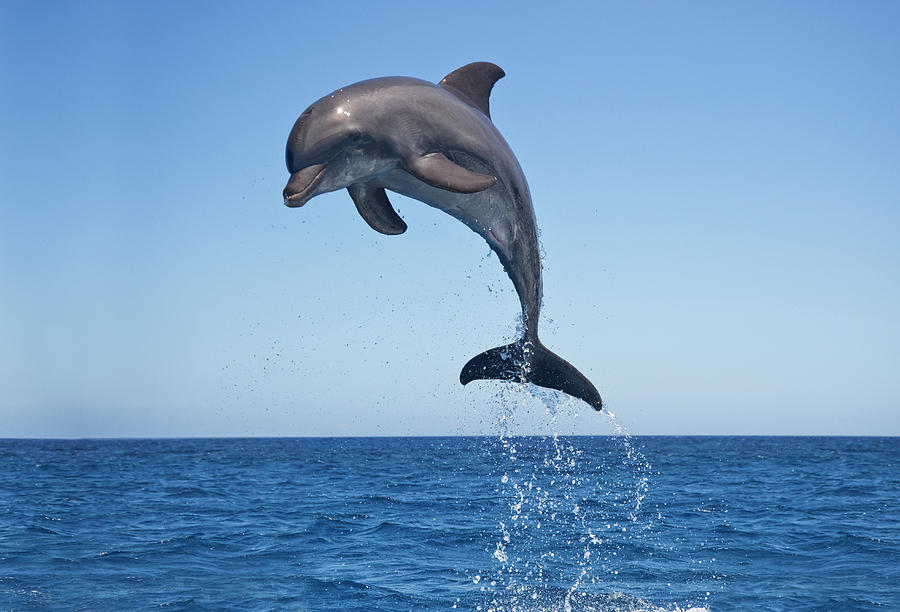
//> input picture Actividad6/Entrega Refactor/dolphin.jpg, 900 x 612 px
$ ./Actividad6 dolphin.jpg   (built with g++ and OpenCV 4)
//> lines starting //> are read from the running program, lines starting //| are printed output that depends on the picture
### Actividad6/Entrega Refactor/Callbacks.hpp
#ifndef CALLBACKS_H
#define CALLBACKS_H
#include <opencv2/opencv.hpp>
#include "Cartoonify.hpp"
struct Userdata
{
    cv::Mat src, resultLaplacian, resultSobel, resultCanny, resultLoG, resultLoG2;
    Cartoonify cartoonify;
};

void kSizeLaplacianCallback(int value, void* userdata);
void scaleLaplacianCallback(int value, void* userdata);
void deltaLaplacianCallback(int value, void* userdata);

void kSizeSobelCallback(int value, void* userdata);
void scaleSobelCallback(int value, void* userdata);
void deltaSobelCallback(int value, void* userdata);

void kSizeCannyCallback(int value, void* userdata);
void minThreshCannyCallback(int value, void* userdata);
void ratioCannyCallback(int value, void* userdata);

void kSizeGaussLoGCallback(int value, void* userdata);
void deltaGaussLoGCallback(int value, void* userdata);
void kSizeLaplaceLoGCallback(int value, void* userdata);
void scaleLaplaceLoGCallback(int value, void* userdata);
void zeroCrossThreshLoGCallback(int value, void* userdata);
#endif

### Actividad6/Entrega Refactor/Cartoonify.hpp
#ifndef CARTOONIFY_H
#define CARTOONIFY_H
#include <opencv2/opencv.hpp>

class Cartoonify
{
public:
    enum EdgeMode
    {
        LAPLACIAN,
        SOBEL,
        CANNY,
        LOG1,
        LOG2
    };

    struct LaplacianParameters
    {
        int kSize;
        int scale;
        int delta;
    } laplacianParameters;

    struct SobelParameters
    {
        int kSize;
        int scale;
        int delta;
    } sobelParameters;

    struct CannyParameters
    {
        double minThresh;
        int ratio;
        int kSize;
    } cannyParameters;

    struct LoGParameters
    {
        int kSizeGauss;
        int deltaGauss;
        int kSizeLaplace;
        int scaleLaplace;
        float zeroCrossThreshold;
    } loGParameters;

    int kSizeMedian;
    int quantScale;

    Cartoonify();
    cv::Mat getCartoon(cv::Mat &src, EdgeMode edgemode);

private:

    cv::Mat edgesLaplace(cv::Mat &src, int ddepth, int kSize, int scale, int delta);
    cv::Mat edgesSobel(cv::Mat &src, int ddepth, int ksize, int scale, int delta);
    cv::Mat edgesCanny(cv::Mat &src, double t1, int ratio, int kSize);
    cv::Mat edgesLoG(cv::Mat src, int zeroCrossMode, int gaussKSize, int gaussDelta, int laplaceKSize, int laplaceScaleSize, float zeroCrossThreshold);
};

#endif

### Actividad6/Entrega Refactor/Callbacks.cpp
#include "Callbacks.hpp"
void kSizeLaplacianCallback(int value, void *userdata)
{
    if ((value % 2) == 1)
    {
        ((Userdata *)userdata)->cartoonify.laplacianParameters.kSize = value;
        ((Userdata *)userdata)->resultLaplacian = ((Userdata *)userdata)->cartoonify.getCartoon(((Userdata *)userdata)->src, Cartoonify::LAPLACIAN);
        cv::imshow("resultLaplacian", ((Userdata *)userdata)->resultLaplacian);
    }
}

void scaleLaplacianCallback(int value, void *userdata)
{

    ((Userdata *)userdata)->cartoonify.laplacianParameters.scale = value;
    ((Userdata *)userdata)->resultLaplacian = ((Userdata *)userdata)->cartoonify.getCartoon(((Userdata *)userdata)->src, Cartoonify::LAPLACIAN);
    cv::imshow("resultLaplacian", ((Userdata *)userdata)->resultLaplacian);
}
void deltaLaplacianCallback(int value, void *userdata)
{

    ((Userdata *)userdata)->cartoonify.laplacianParameters.delta = value;
    ((Userdata *)userdata)->resultLaplacian = ((Userdata *)userdata)->cartoonify.getCartoon(((Userdata *)userdata)->src, Cartoonify::LAPLACIAN);
    cv::imshow("resultLaplacian", ((Userdata *)userdata)->resultLaplacian);
}
void kSizeSobelCallback(int value, void *userdata)
{
    if ((value % 2) == 1)
    {
        ((Userdata *)userdata)->cartoonify.sobelParameters.kSize = value;
        ((Userdata *)userdata)->resultSobel = ((Userdata *)userdata)->cartoonify.getCartoon(((Userdata *)userdata)->src, Cartoonify::SOBEL);
        cv::imshow("resultSobel", ((Userdata *)userdata)->resultSobel);
    }
}
void scaleSobelCallback(int value, void *userdata)
{
    ((Userdata *)userdata)->cartoonify.sobelParameters.scale = value;
    ((Userdata *)userdata)->resultSobel = ((Userdata *)userdata)->cartoonify.getCartoon(((Userdata *)userdata)->src, Cartoonify::SOBEL);
    cv::imshow("resultSobel", ((Userdata *)userdata)->resultSobel);
}
void deltaSobelCallback(int value, void *userdata)
{
    ((Userdata *)userdata)->cartoonify.sobelParameters.delta = value;
    ((Userdata *)userdata)->resultSobel = ((Userdata *)userdata)->cartoonify.getCartoon(((Userdata *)userdata)->src, Cartoonify::SOBEL);
    cv::imshow("resultSobel", ((Userdata *)userdata)->resultSobel);
}

void kSizeCannyCallback(int value, void *userdata)
{
    if (value >= 3 && value <= 7 && (value % 2) == 1)
    {
        ((Userdata *)userdata)->cartoonify.cannyParameters.kSize = value;
        ((Userdata *)userdata)->resultCanny = ((Userdata *)userdata)->cartoonify.getCartoon(((Userdata *)userdata)->src, Cartoonify::CANNY);
        cv::imshow("resultCanny", ((Userdata *)userdata)->resultCanny);
    }
}
void minThreshCannyCallback(int value, void *userdata)
{
    ((Userdata *)userdata)->cartoonify.cannyParameters.minThresh = value;
    ((Userdata *)userdata)->resultCanny = ((Userdata *)userdata)->cartoonify.getCartoon(((Userdata *)userdata)->src, Cartoonify::CANNY);
    cv::imshow("resultCanny", ((Userdata *)userdata)->resultCanny);
}
void ratioCannyCallback(int value, void *userdata)
{
    ((Userdata *)userdata)->cartoonify.cannyParameters.ratio = value;
    ((Userdata *)userdata)->resultCanny = ((Userdata *)userdata)->cartoonify.getCartoon(((Userdata *)userdata)->src, Cartoonify::CANNY);
    cv::imshow("resultCanny", ((Userdata *)userdata)->resultCanny);
}

void kSizeGaussLoGCallback(int value, void* userdata)
{
    if ((value % 2) == 1)
    {
        ((Userdata *)userdata)->cartoonify.loGParameters.kSizeGauss = value;
        ((Userdata *)userdata)->resultLoG = ((Userdata *)userdata)->cartoonify.getCartoon(((Userdata *)userdata)->src, Cartoonify::LOG1);
        ((Userdata *)userdata)->resultLoG2 = ((Userdata *)userdata)->cartoonify.getCartoon(((Userdata *)userdata)->src, Cartoonify::LOG2);
        cv::imshow("resultLoG", ((Userdata *)userdata)->resultLoG);
        cv::imshow("resultLoG2", ((Userdata *)userdata)->resultLoG2);
    }
}
void deltaGaussLoGCallback(int value, void* userdata)
{
        ((Userdata *)userdata)->cartoonify.loGParameters.deltaGauss = value;
        ((Userdata *)userdata)->resultLoG = ((Userdata *)userdata)->cartoonify.getCartoon(((Userdata *)userdata)->src, Cartoonify::LOG1);
        ((Userdata *)userdata)->resultLoG2 = ((Userdata *)userdata)->cartoonify.getCartoon(((Userdata *)userdata)->src, Cartoonify::LOG2);
        cv::imshow("resultLoG", ((Userdata *)userdata)->resultLoG);
        cv::imshow("resultLoG2", ((Userdata *)userdata)->resultLoG2);
}
void kSizeLaplaceLoGCallback(int value, void* userdata)
{
    if ((value % 2) == 1)
    {
        ((Userdata *)userdata)->cartoonify.loGParameters.kSizeLaplace = value;
        ((Userdata *)userdata)->resultLoG = ((Userdata *)userdata)->cartoonify.getCartoon(((Userdata *)userdata)->src, Cartoonify::LOG1);
        ((Userdata *)userdata)->resultLoG2 = ((Userdata *)userdata)->cartoonify.getCartoon(((Userdata *)userdata)->src, Cartoonify::LOG2);
        cv::imshow("resultLoG", ((Userdata *)userdata)->resultLoG);
        cv::imshow("resultLoG2", ((Userdata *)userdata)->resultLoG2);
    }
}
void scaleLaplaceLoGCallback(int value, void* userdata)
{
        ((Userdata *)userdata)->cartoonify.loGParameters.scaleLaplace = value;
        ((Userdata *)userdata)->resultLoG = ((Userdata *)userdata)->cartoonify.getCartoon(((Userdata *)userdata)->src, Cartoonify::LOG1);
        ((Userdata *)userdata)->resultLoG2 = ((Userdata *)userdata)->cartoonify.getCartoon(((Userdata *)userdata)->src, Cartoonify::LOG2);
        cv::imshow("resultLoG", ((Userdata *)userdata)->resultLoG);
        cv::imshow("resultLoG2", ((Userdata *)userdata)->resultLoG2);
}
void zeroCrossThreshLoGCallback(int value, void* userdata)
{
        ((Userdata *)userdata)->cartoonify.loGParameters.zeroCrossThreshold = value/100.0f;
        ((Userdata *)userdata)->resultLoG = ((Userdata *)userdata)->cartoonify.getCartoon(((Userdata *)userdata)->src, Cartoonify::LOG1);
        ((Userdata *)userdata)->resultLoG2 = ((Userdata *)userdata)->cartoonify.getCartoon(((Userdata *)userdata)->src, Cartoonify::LOG2);
        cv::imshow("resultLoG", ((Userdata *)userdata)->resultLoG);
        cv::imshow("resultLoG2", ((Userdata *)userdata)->resultLoG2);
}

### Actividad6/Entrega Refactor/Cartoonify.cpp
#include "Cartoonify.hpp"
#include <iostream>
Cartoonify::Cartoonify()
{
    //parametros de los distintos modos
    kSizeMedian = 7;
    quantScale = 24;

    laplacianParameters.kSize = 3;
    laplacianParameters.scale = 5;
    laplacianParameters.delta = 0;
    sobelParameters.kSize = 3;
    sobelParameters.scale = 5;
    sobelParameters.delta = 0;
    cannyParameters.minThresh = 30.0f;
    cannyParameters.ratio = 3;
    cannyParameters.kSize = 3;
    loGParameters.kSizeGauss = 13;
    loGParameters.deltaGauss = 2;
    loGParameters.kSizeLaplace = 3;
    loGParameters.scaleLaplace = 1;
    loGParameters.zeroCrossThreshold = 0.01;
}

cv::Mat Cartoonify::getCartoon(cv::Mat &src, EdgeMode edgemode)
{
    cv::Mat result;
    cv::Mat afterMediantFilter;
    cv::medianBlur(src, afterMediantFilter, kSizeMedian);
    cv::Mat edges;
    if (edgemode == LAPLACIAN)
    {
        edges = edgesLaplace(afterMediantFilter, CV_16S, laplacianParameters.kSize, laplacianParameters.scale, laplacianParameters.delta);
    }
    if (edgemode == SOBEL)
    {
        edges = edgesSobel(afterMediantFilter, CV_16S, sobelParameters.kSize, sobelParameters.scale, sobelParameters.delta);
    }
    if (edgemode == CANNY)
    {
        edges = edgesCanny(afterMediantFilter, cannyParameters.minThresh, cannyParameters.ratio, cannyParameters.kSize);
    }
    if (edgemode == LOG1)
    {
        edges = edgesLoG(afterMediantFilter, 0, loGParameters.kSizeGauss, loGParameters.deltaGauss, loGParameters.kSizeLaplace, loGParameters.scaleLaplace, loGParameters.zeroCrossThreshold);
    }
    if (edgemode == LOG2)
    {
        edges = edgesLoG(afterMediantFilter, 1, loGParameters.kSizeGauss, loGParameters.deltaGauss, loGParameters.kSizeLaplace, loGParameters.scaleLaplace, loGParameters.zeroCrossThreshold);
    }

    //reducimos la cantidad de colores
    cv::Mat requant = afterMediantFilter.clone();
    for (int i = 0; i < requant.rows; i++)
    {
        for (int j = 0; j < requant.cols; j++)
        {
            requant.at<cv::Vec3b>(i, j)[0] = floor(requant.at<cv::Vec3b>(i, j)[0] / quantScale) * quantScale;
            requant.at<cv::Vec3b>(i, j)[1] = floor(requant.at<cv::Vec3b>(i, j)[1] / quantScale) * quantScale;
            requant.at<cv::Vec3b>(i, j)[2] = floor(requant.at<cv::Vec3b>(i, j)[2] / quantScale) * quantScale;
        }
    }

    //sumamos los bordes a la imagen recuantizada
    cv::bitwise_and(requant, requant, result, edges);

    return result;
}

cv::Mat Cartoonify::edgesLaplace(cv::Mat &src, int ddepth, int kSize, int scale, int delta)
{
    //detectamos bordes de la imagen en escala de grises usando Laplacian
    //convertimos la imagen a escala de gris
    cv::Mat grayscale;
    cv::cvtColor(src, grayscale, cv::COLOR_BGR2GRAY);
    //aplicamos el filtro laplaciano
    cv::Mat afterLaplace;
    cv::Laplacian(grayscale, afterLaplace, ddepth, kSize, scale, delta, cv::BORDER_DEFAULT);
    //volvemos a convertir la imagen a escala de gris
    cv::Mat absAfterLaplace;
    cv::convertScaleAbs(afterLaplace, absAfterLaplace);
    //invertimos la imagen para que los bordes sean negros
    cv::Mat edges_grayscale;
    cv::bitwise_not(absAfterLaplace, edges_grayscale);
    //aplicamos la funcion de umbral para que los bordes esten mejor definidos
    cv::Mat edges;
    cv::threshold(edges_grayscale, edges, 150, 255, cv::THRESH_BINARY);
    return edges;
}

cv::Mat Cartoonify::edgesSobel(cv::Mat &src, int ddepth, int ksize, int scale, int delta)
{
    // Convert the image to grayscale
    cv::Mat grayscale;
    cv::cvtColor(src, grayscale, cv::COLOR_BGR2GRAY);
    cv::Mat grad_x, grad_y;
    cv::Mat abs_grad_x, abs_grad_y;
    cv::Sobel(grayscale, grad_x, ddepth, 1, 0, ksize, scale, delta, cv::BORDER_DEFAULT);
    cv::Sobel(grayscale, grad_y, ddepth, 0, 1, ksize, scale, delta, cv::BORDER_DEFAULT);
    // converting back to CV_8U
    cv::convertScaleAbs(grad_x, abs_grad_x);
    cv::convertScaleAbs(grad_y, abs_grad_y);
    cv::Mat grad;
    cv::addWeighted(abs_grad_x, 0.5, abs_grad_y, 0.5, 0, grad);
    //invertimos la imagen para que los bordes sean negros
    cv::Mat edges;
    cv::bitwise_not(grad, edges);
    //aplicamos la funcion de umbral para que los bordes esten mejor definidos
    cv::threshold(edges, edges, 150, 255, cv::THRESH_BINARY);
    return edges;
}

cv::Mat Cartoonify::edgesCanny(cv::Mat &src, double t1, int ratio, int kSize)
{
    // Convert the image to grayscale
    cv::Mat grayscale;
    cv::cvtColor(src, grayscale, cv::COLOR_BGR2GRAY);
    cv::Mat edges;
    cv::Canny(grayscale, edges, t1, t1 * ratio, kSize);
    cv::bitwise_not(edges, edges);
    return edges;
}

// Pasamos el rango dinamico de la imagen a [0,1]
void ImageAdjust(cv::Mat &src, cv::Mat &dst)
{
    for (int i = 0; i < src.rows; i++)
    {
        for (int j = 0; j < src.cols; j++)
        {
            int g = src.at<uchar>(i, j);
            dst.at<float>(i, j) = g / 255.;
        }
    }
}

//encuentra los cruces por cero de una imagen.
//Si la suma de un cuadrante es positiva y la suma de otro cuadrante es negativa, la posicion es un cero
void zeroCross(cv::Mat &src, cv::Mat &result, double threshold)
{
    for (int y = 1; y < src.rows - 1; ++y)
    {
        for (int x = 1; x < src.cols; ++x)
        {
            float q1, q2, q3, q4;
            q1 = src.at<float>(y, x) + src.at<float>(y - 1, x) + src.at<float>(y - 1, x - 1) + src.at<float>(y, x - 1);
            q2 = src.at<float>(y, x) + src.at<float>(y, x - 1) + src.at<float>(y + 1, x - 1) + src.at<float>(y + 1, x);
            q3 = src.at<float>(y, x) + src.at<float>(y + 1, x) + src.at<float>(y + 1, x + 1) + src.at<float>(y, x + 1);
            q4 = src.at<float>(y, x) + src.at<float>(y, x + 1) + src.at<float>(y - 1, x + 1) + src.at<float>(y - 1, x);
            float max = std::max({q1, q2, q3, q4});
            float min = std::min({q1, q2, q3, q4});
            if (max > 0 && min < 0 && (std::abs(max - min) > threshold))
            {
                result.at<uchar>(y, x) = 255;
            }
        }
    }
}

//encuentra los cruces por cero de una imagen. Version 2
//Si al menos un vecino es positivo y un vecino es negativo, el pixel es un cero
void zeroCross2(cv::Mat &src, cv::Mat &result, double threshold)
{
    for (int y = 1; y < src.rows - 1; ++y)
    {
        for (int x = 1; x < src.cols; ++x)
        {
            float p1, p2, p3, p4, p5, p6, p7, p8;
            p1 = src.at<float>(y - 1, x - 1);
            p2 = src.at<float>(y - 1, x);
            p3 = src.at<float>(y - 1, x + 1);
            p4 = src.at<float>(y, x - 1);
            p5 = src.at<float>(y, x + 1);
            p6 = src.at<float>(y + 1, x - 1);
            p7 = src.at<float>(y + 1, x);
            p8 = src.at<float>(y + 1, x + 1);
            float max = std::max({p1, p2, p3, p4, p5, p6, p7, p8});
            float min = std::min({p1, p2, p3, p4, p5, p6, p7, p8});
            if (max > 0 && min < 0 && (std::abs(max - min) > threshold))
            {
                result.at<uchar>(y, x) = 255;
            }
        }
    }
}

cv::Mat Cartoonify::edgesLoG(cv::Mat src, int zeroCrossMode, int gaussKSize, int gaussDelta, int laplaceKSize, int laplaceScaleSize, float zeroCrossThreshold)
{
    //Image is converted to grayscale
    cv::Mat gray(src.size(), CV_32FC1);
    cv::cvtColor(src, gray, cv::COLOR_BGR2GRAY);
    cv::Mat gray01;
    gray01 = cv::Mat::zeros(gray.size(), CV_32FC1);
    ImageAdjust(gray, gray01);
    //Generate a Gaussian kernel matrix and smooth the image
    cv::Mat gaussianblur;
    cv::GaussianBlur(gray01, gaussianblur, cv::Size(gaussKSize, gaussKSize), gaussDelta);

    // Laplacian transformation of the image after smoothing cv::Mat Laplace;
    cv::Mat Laplace = cv::Mat::zeros(gaussianblur.size(), CV_32FC1);
    cv::Laplacian(gaussianblur, Laplace, CV_32FC1, laplaceKSize, laplaceScaleSize);

    //Neighborhood decision, zero cross search
    cv::Mat result;
    result = cv::Mat::zeros(Laplace.size(), CV_8U);
    if (zeroCrossMode == 0)
    {
        zeroCross(Laplace, result, zeroCrossThreshold);
    }
    if (zeroCrossMode == 1)
    {
        zeroCross2(Laplace, result, zeroCrossThreshold);
    }

    //invertimos la imagen para que los bordes sean negros
    cv::bitwise_not(result, result);

    return result;
}

### Actividad6/Entrega Refactor/Actividad6.cpp
#include <iostream>
#include <opencv2/opencv.hpp>
#include "Cartoonify.hpp"
#include "Callbacks.hpp"


int main(int argc, char *argv[])
{
    char const *src_path = "car.jpg";
    if (argc > 1)
    {
        src_path = argv[1];
    }
    Userdata data;
    data.src = cv::imread(src_path, cv::IMREAD_UNCHANGED);
//> data.src is the input picture: 612 rows x 900 cols, CV_8UC3; mean B, G, R 195.2, 156.4, 115.7
    if (data.src.empty())
    {
        std::cout << "No se pudo cargar la imagen" << std::endl;
        return -1;
    }

    data.cartoonify = Cartoonify();
    data.resultLaplacian = data.cartoonify.getCartoon(data.src, Cartoonify::LAPLACIAN);
//> in edgesLaplace, `cv::cvtColor(src, grayscale, cv::COLOR_BGR2GRAY);`:
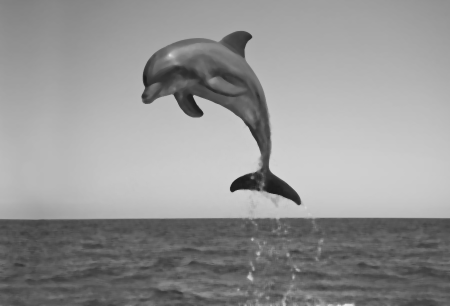
//> grayscale: 612 rows x 900 cols, CV_8UC1 (shown at 1/2 size); min 25, max 235, mean 148.3
//> in edgesLaplace, `cv::Laplacian(grayscale, afterLaplace, ddepth, kSize, scale, delta, cv..`:
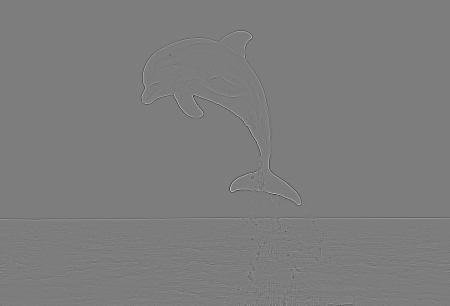
//> afterLaplace: 612 rows x 900 cols, CV_16SC1 (shown at 1/2 size); min -2640, max 2720, mean 0; drawn with min black and max white
//> in edgesLaplace, `cv::bitwise_not(absAfterLaplace, edges_grayscale);`:
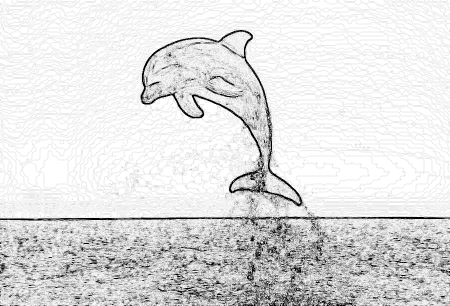
//> edges_grayscale: 612 rows x 900 cols, CV_8UC1 (shown at 1/2 size); min 0, max 255, mean 223.7
//> in edgesLaplace, `cv::threshold(edges_grayscale, edges, 150, 255, cv::THRESH_BINARY);`:
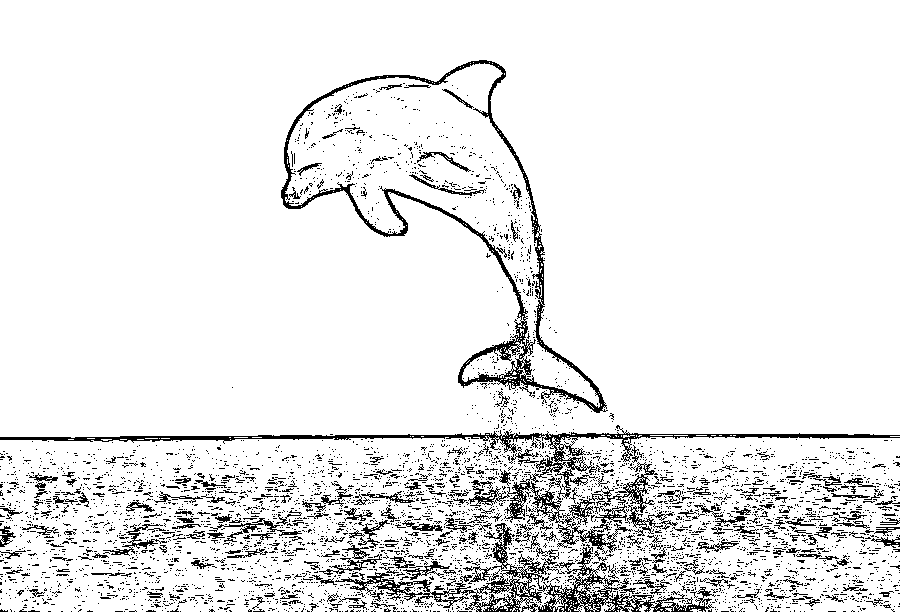
//> edges: 612 rows x 900 cols, CV_8UC1; 91.6% white; black in thin lines or dots
//> after the loop in getCartoon, `for (int i = 0; i < requant.rows; i++)`:
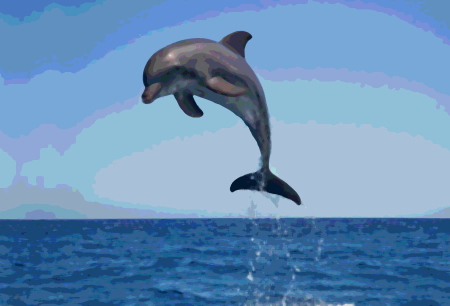
//> requant: 612 rows x 900 cols, CV_8UC3 (shown at 1/2 size); mean B, G, R 184.3, 144.4, 104.1
    data.resultSobel = data.cartoonify.getCartoon(data.src, Cartoonify::SOBEL);
//> in edgesSobel, `cv::addWeighted(abs_grad_x, 0.5, abs_grad_y, 0.5, 0, grad);`:
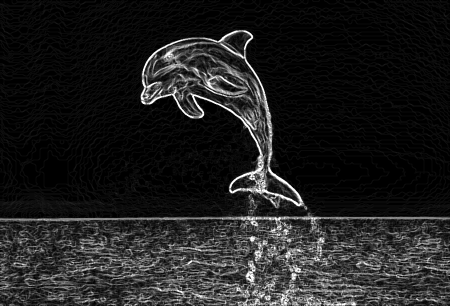
//> grad: 612 rows x 900 cols, CV_8UC1 (shown at 1/2 size); min 0, max 255, mean 31.3
    data.resultCanny = data.cartoonify.getCartoon(data.src, Cartoonify::CANNY);
//> in edgesCanny, `cv::Canny(grayscale, edges, t1, t1 * ratio, kSize);`:
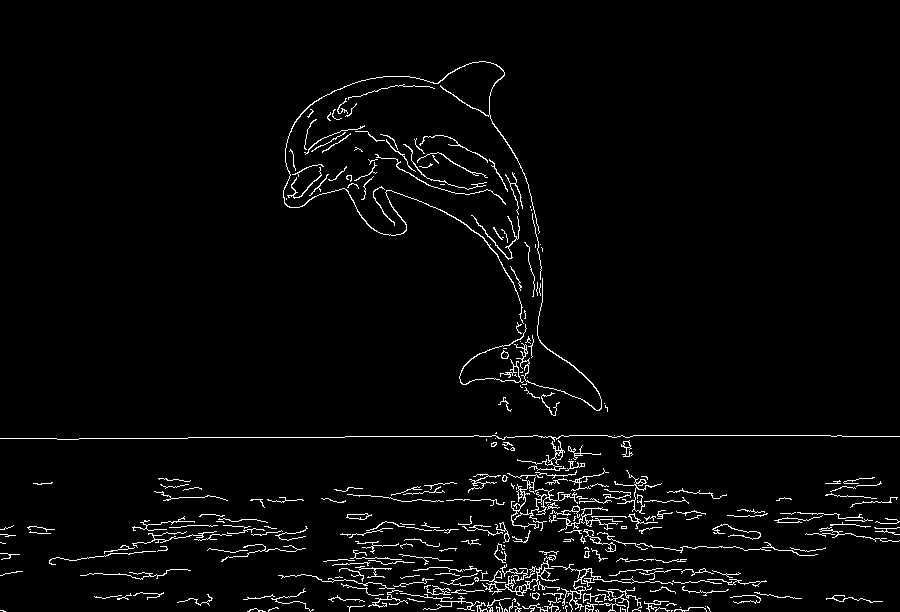
//> edges: 612 rows x 900 cols, CV_8UC1; 3% white in thin lines or dots
//> (the rest of the program and of its run is left out)
